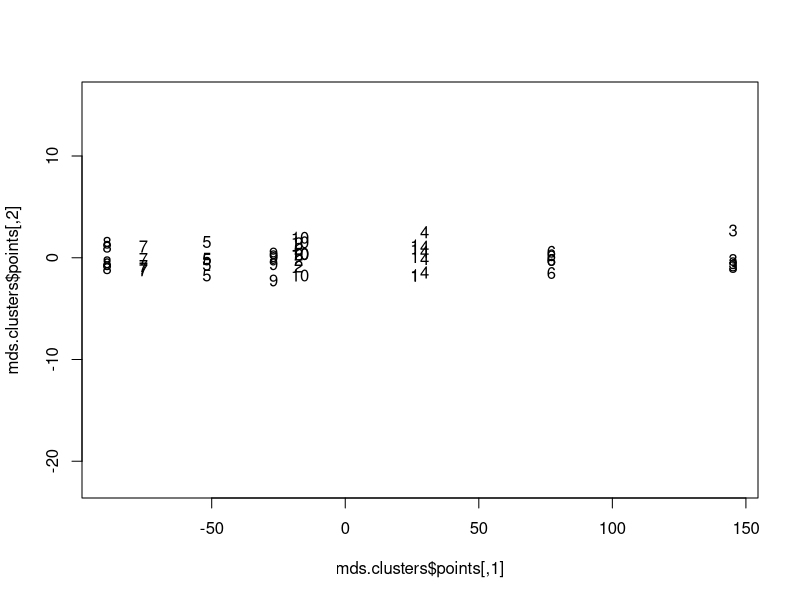
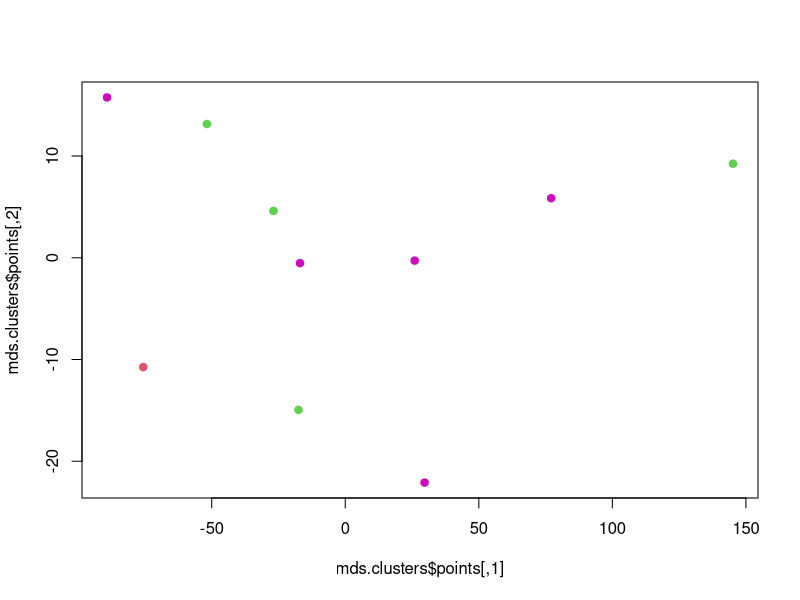
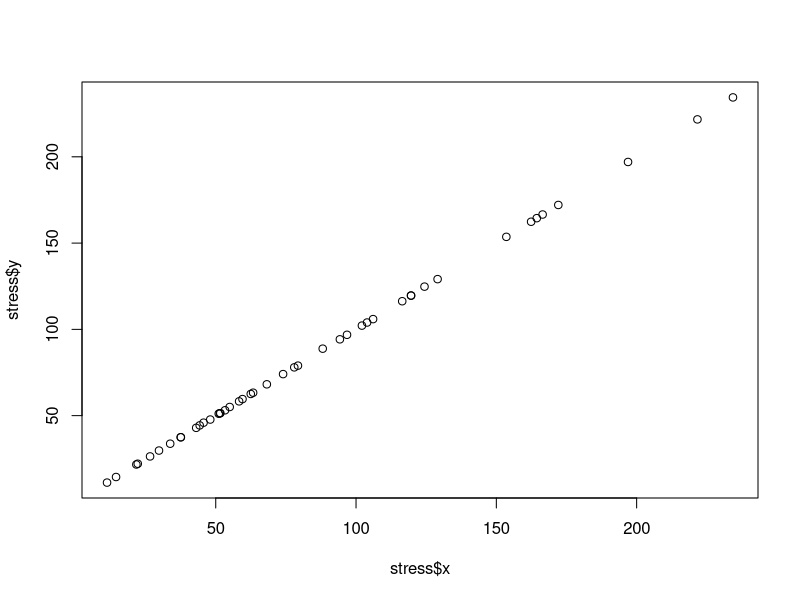
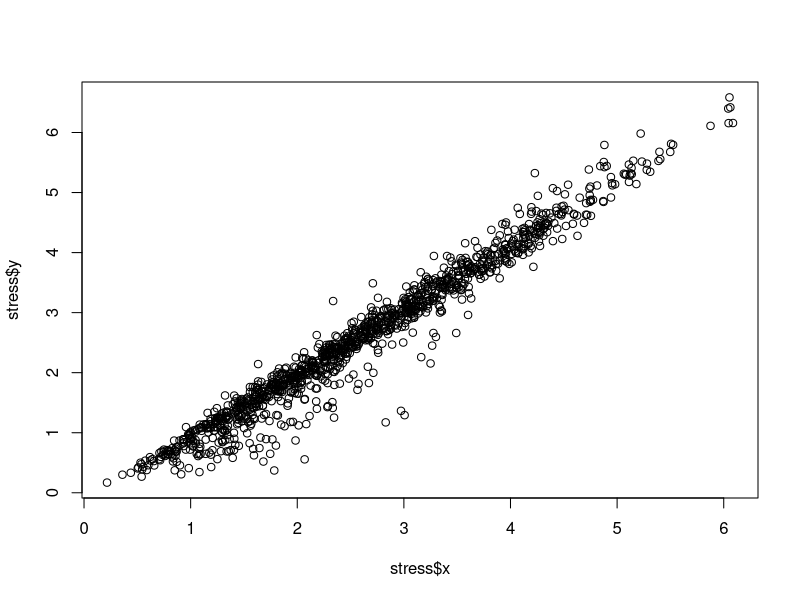
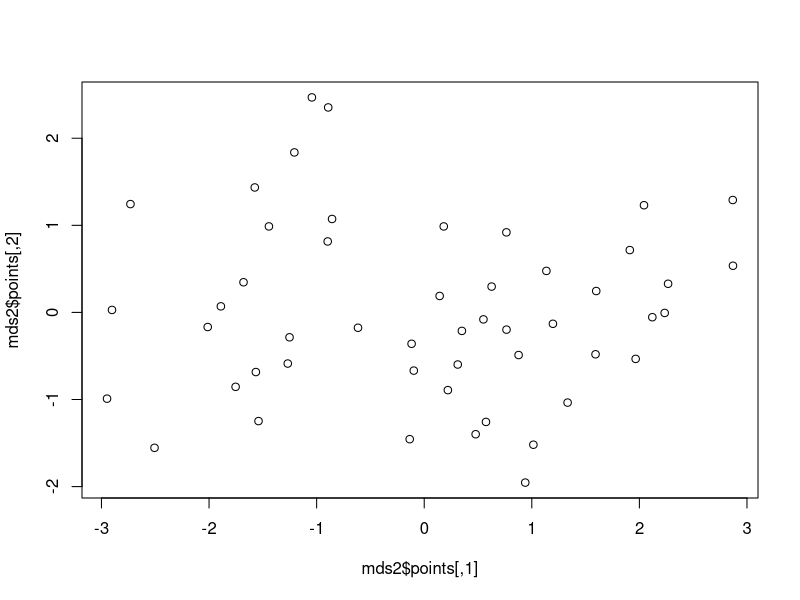
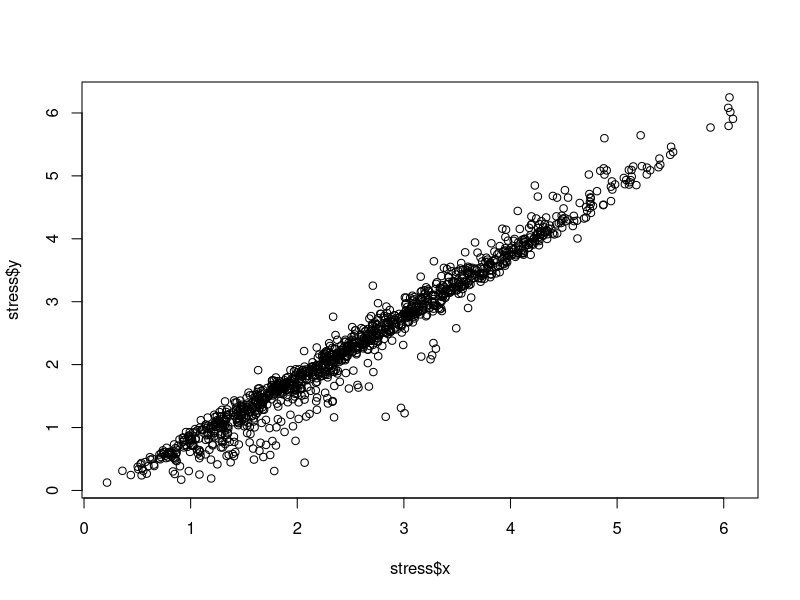
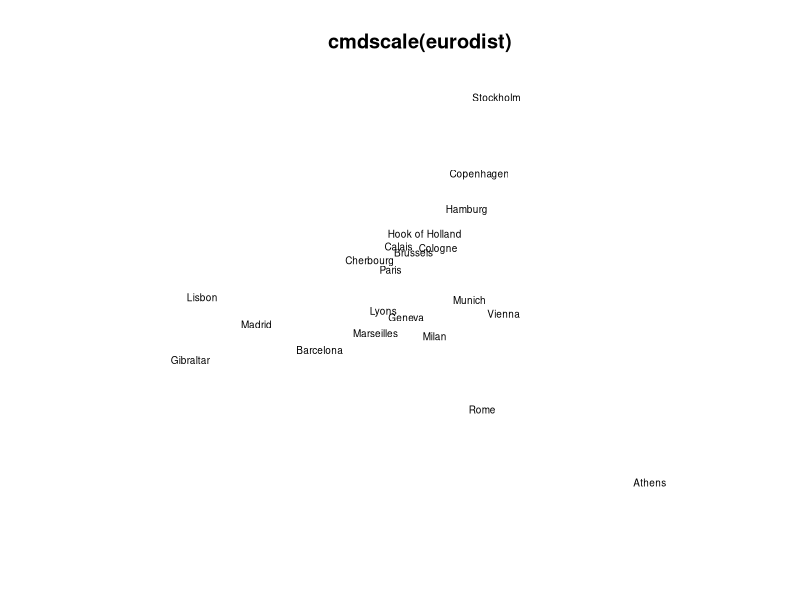
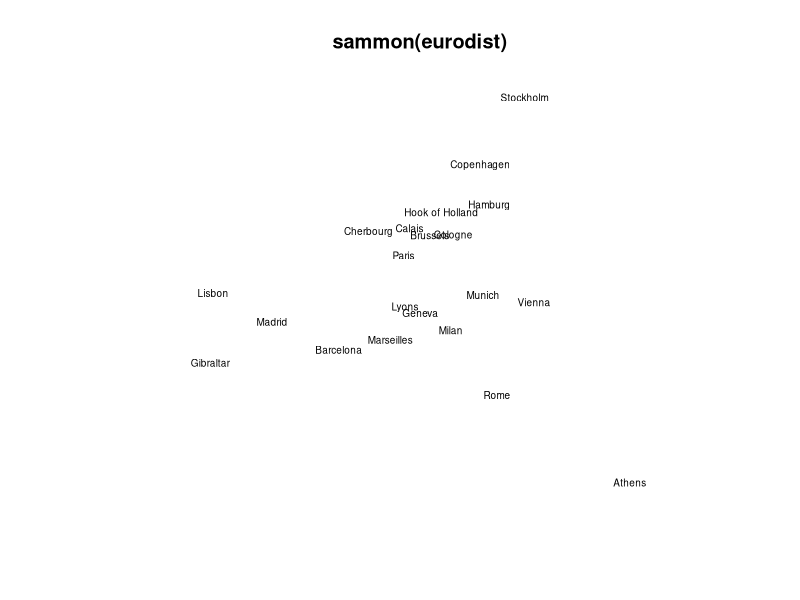

Here is the R script that generated these plots, in order:
## ---- chunk 1
knitr::opts_chunk$set(echo = TRUE)
## ---- chunk 2
library(MASS)
head(USArrests)
distances <- dist(scale(USArrests))

USArrests <- unique(USArrests)
distances <- distances+0.01

mds <- sammon(distances, k=2)
str(mds)

clusters <- kmeans(USArrests, 10)
mds.clusters <- sammon(dist(clusters$centers), k=2)
plot(mds.clusters$points, pch=19, col="white")
text(mds.clusters$points[,1], mds$points[,2], 1:10)

plot(mds.clusters$points, pch=19, col=clusters$cluster)

## ---- chunk 3
stress <- Shepard(dist(clusters$centers), mds.clusters$points)
plot(stress)

stress <- Shepard(distances, mds$points)
plot(stress)
## ---- chunk 4
mds2 <- isoMDS(distances, k=2)
str(mds2)
plot(mds2$points)
## ---- chunk 5
stress <- Shepard(distances, mds2$points)
plot(stress)
## ---- chunk 6
library(graphics)
loc <- cmdscale(eurodist)
x <- loc[, 1]
y <- -loc[, 2] # reflect so North is at the top
## note asp = 1, to ensure Euclidean distances are represented correctly
plot(x, y, type = "n", xlab = "", ylab = "", asp = 1, axes = FALSE,
     main = "cmdscale(eurodist)")
text(x, y, rownames(loc), cex = 0.6)

loc<- sammon(eurodist)
x <- loc$points[, 1]
y <- -loc$points[, 2] # reflect so North is at the top
plot(x,y, type = "n", xlab = "", ylab = "", asp = 1, axes = FALSE,
     main = "sammon(eurodist)")
text(x,y, rownames(loc$points), cex = 0.6)
stress <- Shepard(eurodist, loc$points)
plot(stress)

loc <- isoMDS(eurodist)
x <- loc$points[, 1]
y <- -loc$points[, 2] # reflect so North is at the top
plot(x,y, type = "n", xlab = "", ylab = "", asp = 1, axes = FALSE,
     main = "isoMDS(eurodist)")
text(x,y, rownames(loc$points), cex = 0.6)
stress <- Shepard(eurodist, loc$points)
plot(stress)
